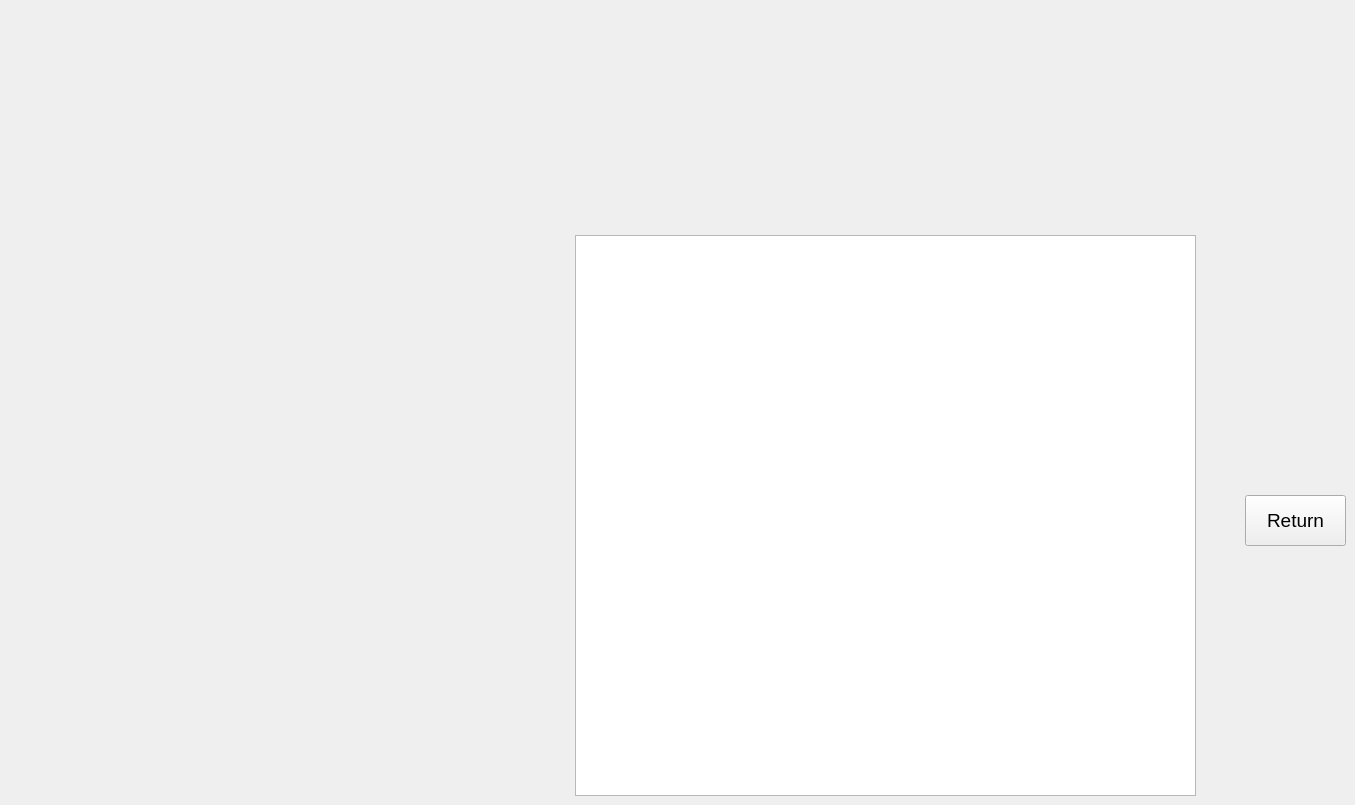
    <widget class="QWidget" name="pgCustomerSearchResultsPU">
     <widget class="QWidget" name="widgetCustomerSearchResultsPU" native="true">
      <property name="geometry">
       <rect>
        <x>575</x>
        <y>235</y>
        <width>771</width>
        <height>561</height>
       </rect>
      </property>
      <widget class="QTableView" name="tableViewCSRPU">
       <property name="geometry">
        <rect>
         <x>0</x>
         <y>0</y>
         <width>621</width>
         <height>561</height>
        </rect>
       </property>
       <property name="font">
        <font>
         <pointsize>14</pointsize>
        </font>
       </property>
       <property name="cursor" stdset="0">
        <cursorShape>PointingHandCursor</cursorShape>
       </property>
       <property name="editTriggers">
        <set>QAbstractItemView::EditTrigger::NoEditTriggers</set>
       </property>
       <property name="showGrid">
        <bool>false</bool>
       </property>
       <attribute name="horizontalHeaderVisible">
        <bool>true</bool>
       </attribute>
       <attribute name="verticalHeaderVisible">
        <bool>false</bool>
       </attribute>
      </widget>
      <widget class="QPushButton" name="btnReturnCSRPU">
       <property name="geometry">
        <rect>
         <x>670</x>
         <y>260</y>
         <width>101</width>
         <height>51</height>
        </rect>
       </property>
       <property name="font">
        <font>
         <pointsize>14</pointsize>
        </font>
       </property>
       <property name="cursor">
        <cursorShape>PointingHandCursor</cursorShape>
       </property>
       <property name="text">
        <string>Return</string>
       </property>
       <property name="shortcut">
        <string>Esc</string>
       </property>
      </widget>
     </widget>
    </widget>
